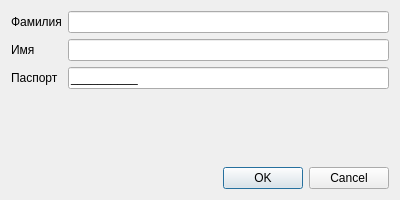
<?xml version="1.0" encoding="UTF-8"?>
<ui version="4.0">
 <class>Dialog</class>
 <widget class="QDialog" name="Dialog">
  <property name="geometry">
   <rect>
    <x>0</x>
    <y>0</y>
    <width>400</width>
    <height>200</height>
   </rect>
  </property>
  <property name="windowTitle">
   <string>Добавление записи</string>
  </property>
  <layout class="QVBoxLayout" name="verticalLayout">
   <item>
    <layout class="QFormLayout" name="formLayout">
     <item row="0" column="0">
      <widget class="QLabel" name="labelSurname">
       <property name="text">
        <string>Фамилия</string>
       </property>
      </widget>
     </item>
     <item row="0" column="1">
      <widget class="QLineEdit" name="lineEditSurname"/>
     </item>
     <item row="1" column="0">
      <widget class="QLabel" name="labelName">
       <property name="text">
        <string>Имя</string>
       </property>
      </widget>
     </item>
     <item row="1" column="1">
      <widget class="QLineEdit" name="lineEditName"/>
     </item>
     <item row="2" column="0">
      <widget class="QLabel" name="labelPassport">
       <property name="text">
        <string>Паспорт</string>
       </property>
      </widget>
     </item>
     <item row="2" column="1">
      <widget class="QLineEdit" name="lineEditPassport">
       <property name="inputMask">
        <string>0000000000;_</string>
       </property>
      </widget>
     </item>
    </layout>
   </item>
   <item>
    <widget class="QDialogButtonBox" name="buttonBox">
     <property name="orientation">
      <enum>Qt::Horizontal</enum>
     </property>
     <property name="standardButtons">
      <set>QDialogButtonBox::Cancel|QDialogButtonBox::Ok</set>
     </property>
    </widget>
   </item>
  </layout>
 </widget>
 <resources/>
 <connections/>
</ui>
